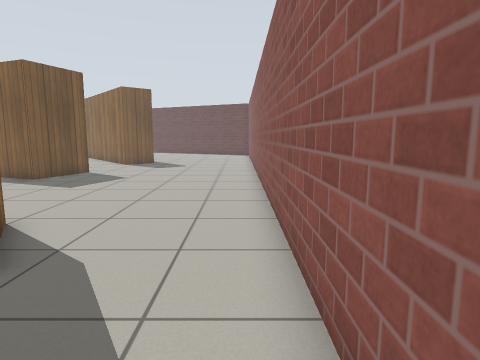
View 1 (above)

22 first-person views from a walk through a robot-simulator world made for Gazebo. The camera is 0.94 m above the floor, tilts 8° down and sees 75° across. The floor is counted in squares, 0.5 m on a side. Each view is taken from the middle of a square. On the plan, view 1 faces up. The plan holds only what a view shows up to about 17 squares ahead; the rest is blank. The place goes on beyond the plan. Simple patterns stand in for the simulator's built-in surfaces.

View 2
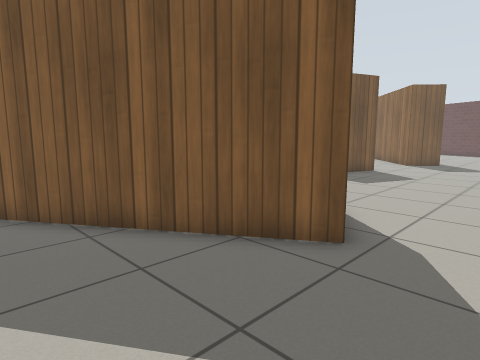

View 3
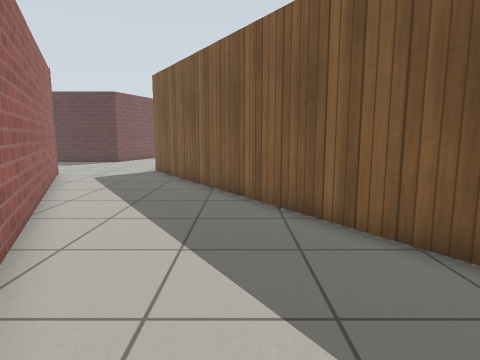

View 4
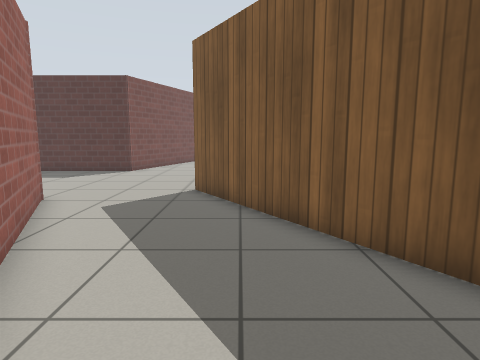

View 5
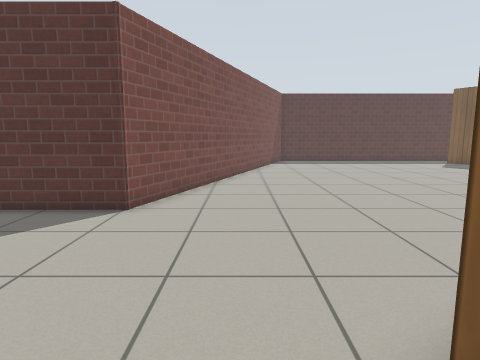

View 6
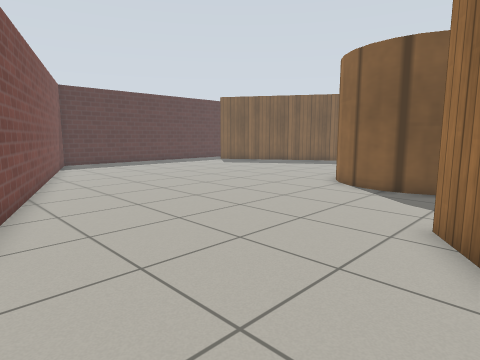

View 7
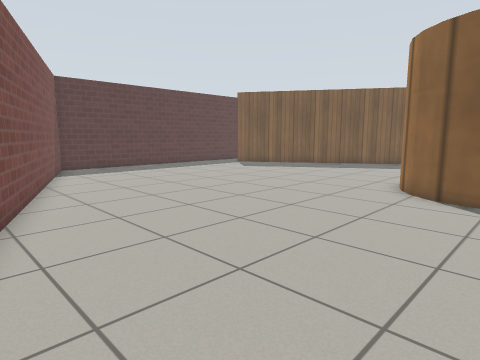

View 8
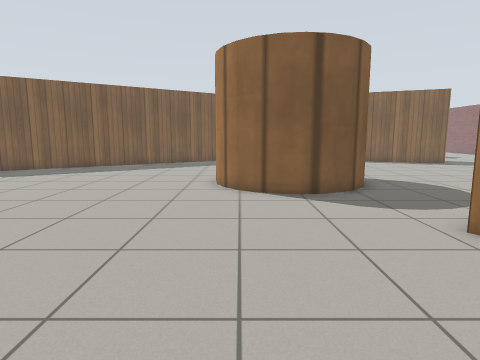

View 9
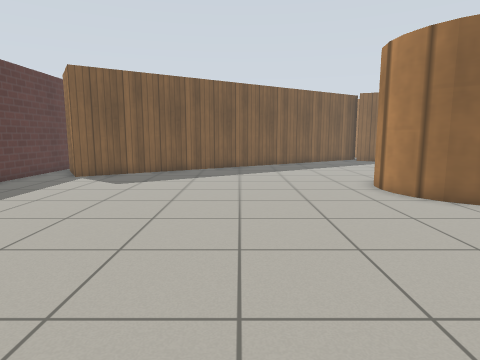

View 10
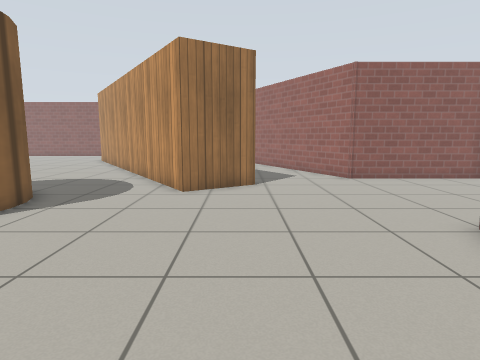

View 11
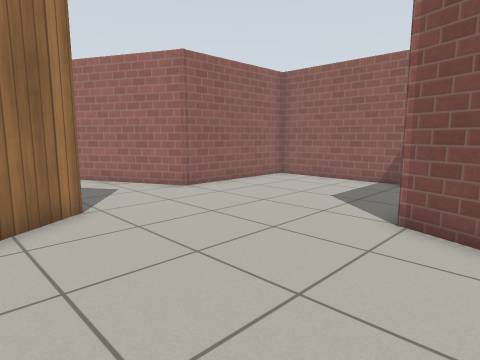

View 12
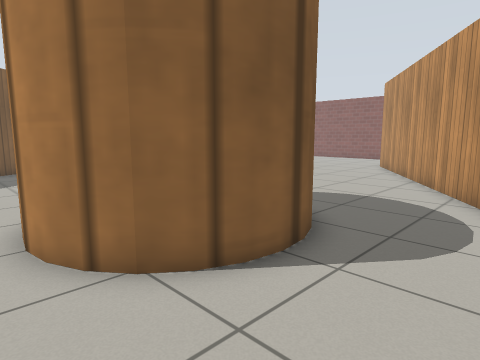

View 13
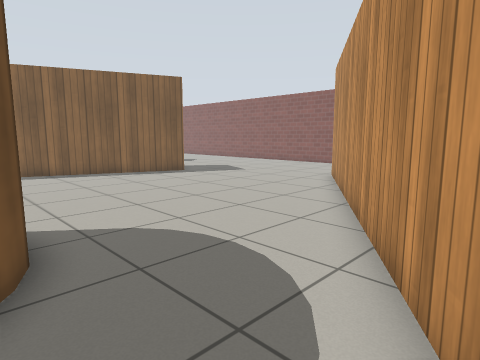

View 14
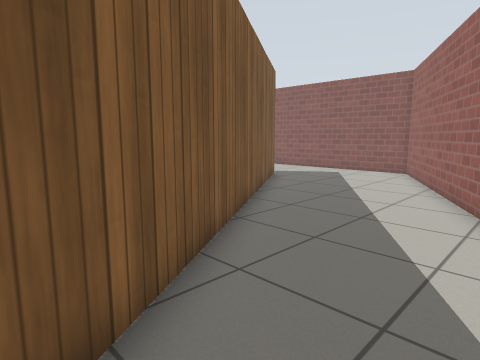

View 15
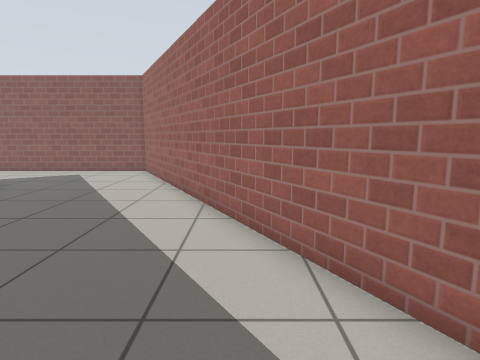

View 16
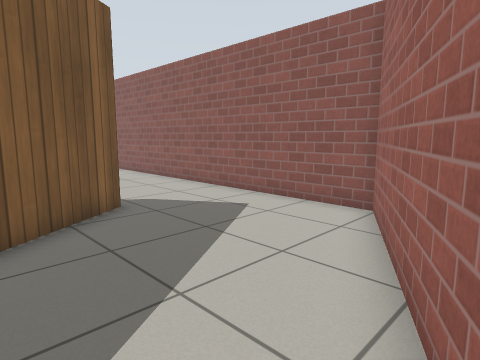

View 17
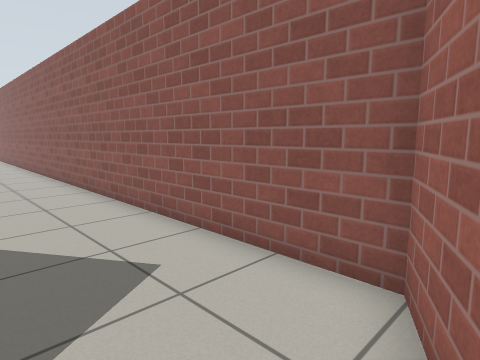

View 18
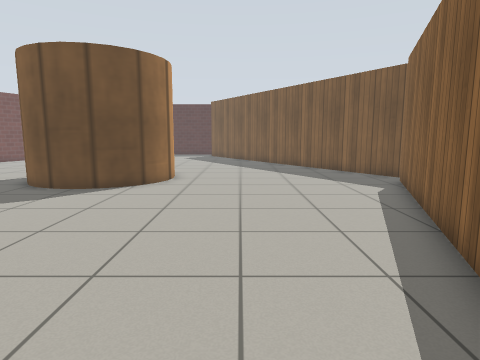

View 19
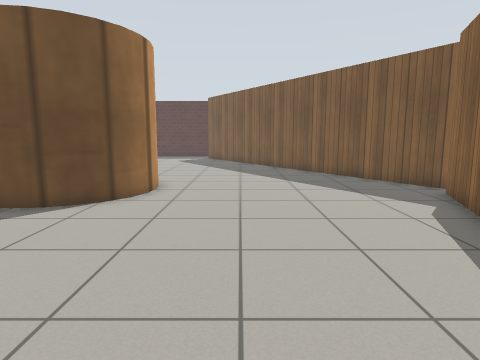

View 20
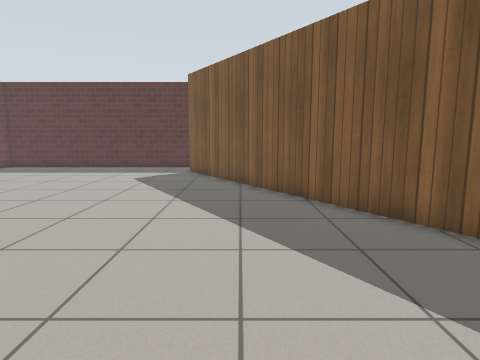

View 21
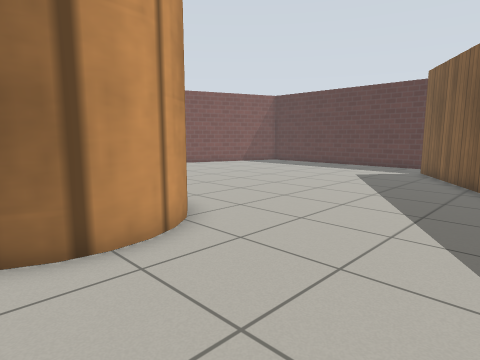

View 22
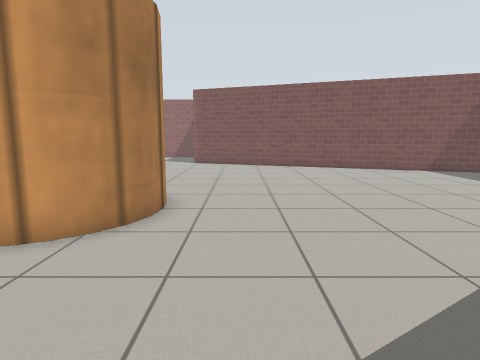

### Floor plan
Key: @ floor where view 1 was taken; # wall or solid block; . floor; C wooden cylinder.
Columns run from 37 left of view 1 to 1 right of it. Each row starts with its distance up from view 1.
 18               #####            ...   .#
 17              ##...###         ........#
 16            ###......####     #........#
 15           ##...........#######........#
 14         ###...............###.........#
 13        ##.............................#
 12      ###..............................#
 11    ###................................#
 10 ####..................................#
  9 ###...................................#
  8 ...............CCC....................#
  7 ..............CC CC...................#
  6 .............CC   CC...........##.....#
  5 .............C     C.........#### ....#
  4 .............CC    C.......###  ##....#
  3 ..............CC  C.......## # ##.....#
  2 ...............CCC......###  ###......#
  1 .......................## # ##........#
  0 .....................###  ###........@#
 -1 ....................## # ##..........##
 -2 ...................##  ###.........###
 -3 ...................#####.........###
 -4 ###.................##.........###
 -5   ####.......................###
 -6      ###...................###
 -7        ####..............###
 -8           ####.........###
 -9              ##.......##
-10               #.......#
-11               #.......#
-12               #.......#
-13               #.......#
-14               # ......#
-15                 #######

Positions as (right, up) in squares from view 1, and headings:
1: (0, 0), facing up
2: (-1, -1), facing up-left
3: (0, 0), facing left
4: (-6, -3), facing left
5: (-15, -6), facing left
6: (-17, -9), facing up-left
7: (-20, -8), facing up-left
8: (-23, -8), facing up
9: (-29, -6), facing up
10: (-29, -4), facing right
11: (-25, -2), facing down-right
12: (-25, -1), facing up-right
13: (-19, -1), facing up-right
14: (-16, -6), facing up-right
15: (-16, -6), facing right
16: (-7, -4), facing up-right
17: (-3, -2), facing up-right
18: (-7, 11), facing left
19: (-10, 11), facing left
20: (-20, 11), facing left
21: (-19, 13), facing down-left
22: (-26, 13), facing down
